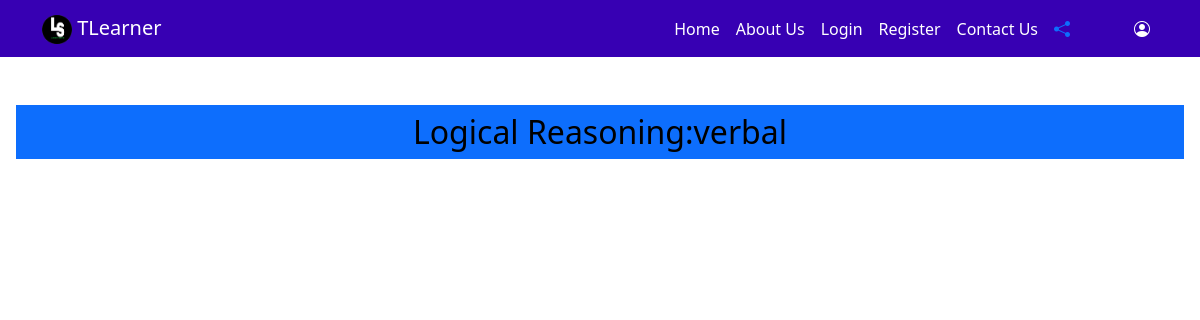
Before: /text_solution.php with the older database file.
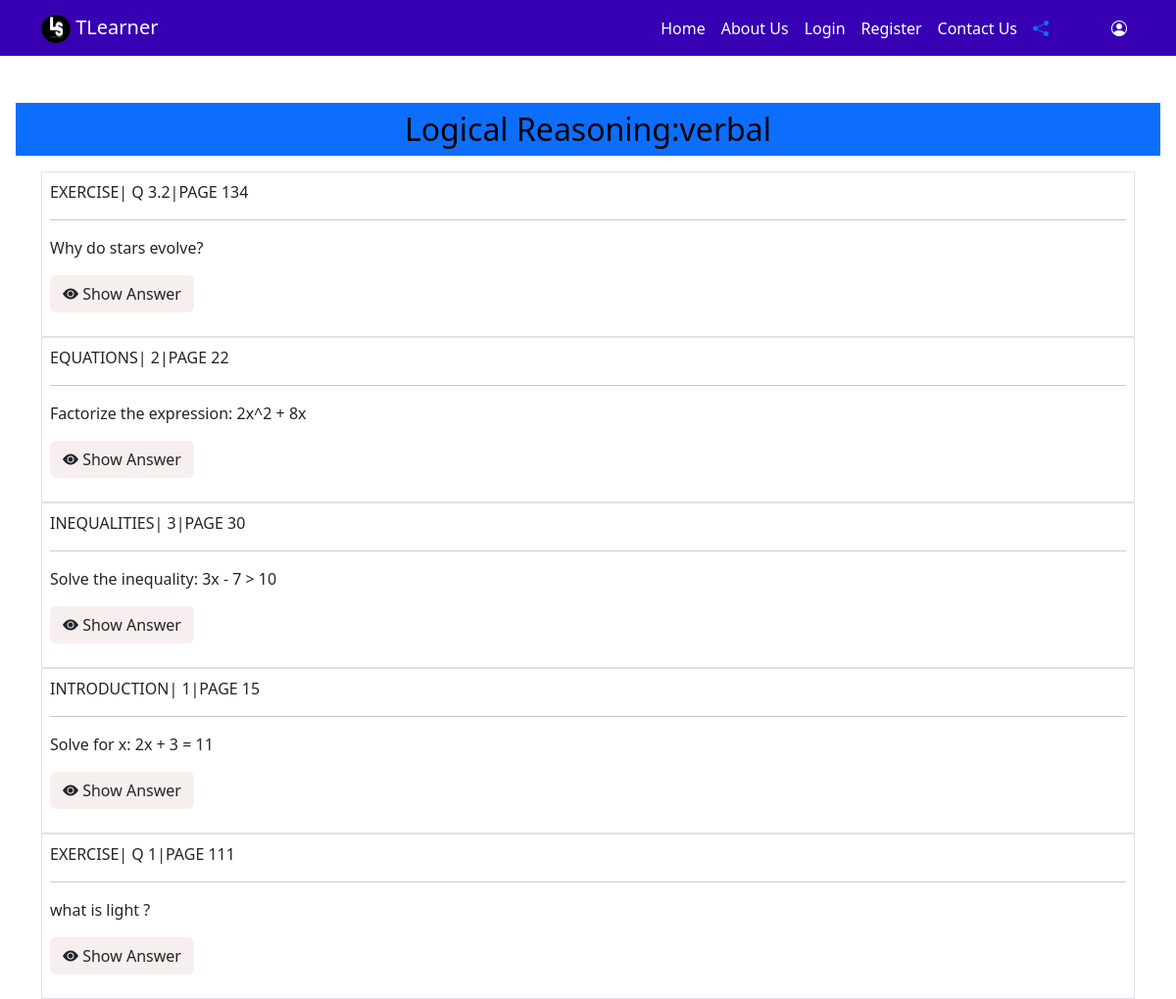
After: the same page with the newer database file.
### tables this page shows
CREATE TABLE `t_solution` (
  `id` int(30) NOT NULL,
  `std` varchar(40) NOT NULL,
  `subject` varchar(40) NOT NULL,
  `chapter` varchar(40) NOT NULL,
  `section` varchar(30) NOT NULL,
  `question_no` varchar(40) NOT NULL,
  `question` text NOT NULL,
  `answer` text NOT NULL,
  `page_no` varchar(20) NOT NULL
);

### text_solution.php (the view, shortened to what this page needs)
<!DOCTYPE html>
<html lang="en">
<head>
    <link href="https://cdn.jsdelivr.net/npm/bootstrap@5.2.1/dist/css/bootstrap.min.css" rel="stylesheet"
 />
    <link rel="stylesheet" href="https://cdn.jsdelivr.net/npm/bootstrap-icons@1.11.1/font/bootstrap-icons.css" />
</head>
<body>
    <header>
        <?php
        include('header.php');
        ?>
    </header>
    <main>
        <div>
            <h2 class="h2 text-center m-3 text-black bg-primary p-2">
                Logical Reasoning:verbal
            </h2>
            <?php
        include('config.php');
        $sql="SELECT * FROM `t_solution`;";
        $result=mysqli_query($conn,$sql);
        if (mysqli_num_rows($result)>0) {
         echo "<div class='container mt-2'>";
          while ($rows=mysqli_fetch_assoc($result)) {
            echo "<div class='border border-1 p-2'>";
            echo "<span class='h6 text-uppercase '>{$rows['section']}</span><span class='h6 text-uppercase'>| {$rows['question_no']}</span><span class='h6 text-uppercase'>|Page {$rows['page_no']}</span>";
            echo "<hr />";
            echo "<p>{$rows['question']}</p>";
          echo " <p class='d-inline-flex gap-1'>
          <button class='btn' style='background-color: #f7eeee' type='button' data-bs-toggle='collapse'
            data-bs-target='#collapseExample{$rows['id']}' aria-expanded='false' aria-controls='collapseExample'>
            <i class='bi bi-eye-fill'></i> Show Answer
          </button>
        </p>";
        echo "</div> ";
          }
        }
        ?>
    </main>
</body>
</html>

### header.php (shortened to what this page needs)
<link rel="stylesheet" href="https://cdn.jsdelivr.net/npm/bootstrap-icons@1.11.1/font/bootstrap-icons.css">
<nav class="navbar navbar-expand-sm mb-5 " style="background-color: #3700B3 ; color:white !important; ">
    <div class="container">
        <a class="navbar-brand text-center" href="#">
            <img src="image/logo.png" class="img-fluid rounded-top " height="30px" width="30px" alt="">
            TLearner
        </a>
        <div class="collapse navbar-collapse  " id="collapsibleNavId">
            <ul class="navbar-nav ms-auto mt-2 mt-lg-0 ">
                <li class="nav-item  ">
                    <a class="nav-link active" href="#" aria-current="page">Home </a>
                </li>
                <li class="nav-item">
                    <a class="nav-link" href="#">About Us</a>
                </li>
                <li class="nav-item">
                    <a class="nav-link" href="#">Login</a>
                </li>
                <li class="nav-item">
                    <a class="nav-link" href="#">Register</a>
                </li>
                <li class="nav-item">
                    <a class="nav-link" href="#">Contact Us</a>
                </li>
                <li class="nav-item">
                    <a class="nav-link" href="#">
                        <i class="bi bi-share-fill text-primary"></i>
                    </a>
                </li>
                <li class="nav-item ms-5">
                    <a class="nav-link" href="#">
                        <i class="bi bi-person-circle"></i>
                    </a>
                </li>
            </ul>
        </div>
    </div>
</nav>

### header.php (style rules this page uses)
.navbar, .navbar a, .offcanvas, .offcanvas a { color: white !important; }

Changed rows visible on the page:
added t_solution: section "EXERCISE", question_no "Q 3.2", page_no "134", question "Why do stars evolve?"
added t_solution: section "EQUATIONS", question_no "2", page_no "22", question "Factorize the expression: 2x^2 + 8x"
added t_solution: section "INEQUALITIES", question_no "3", page_no "30", question "Solve the inequality: 3x - 7 > 10"
added t_solution: section "INTRODUCTION", question_no "1", page_no "15", question "Solve for x: 2x + 3 = 11"
added t_solution: section "EXERCISE", question_no "Q 1", page_no "111", question "what is light ?"
